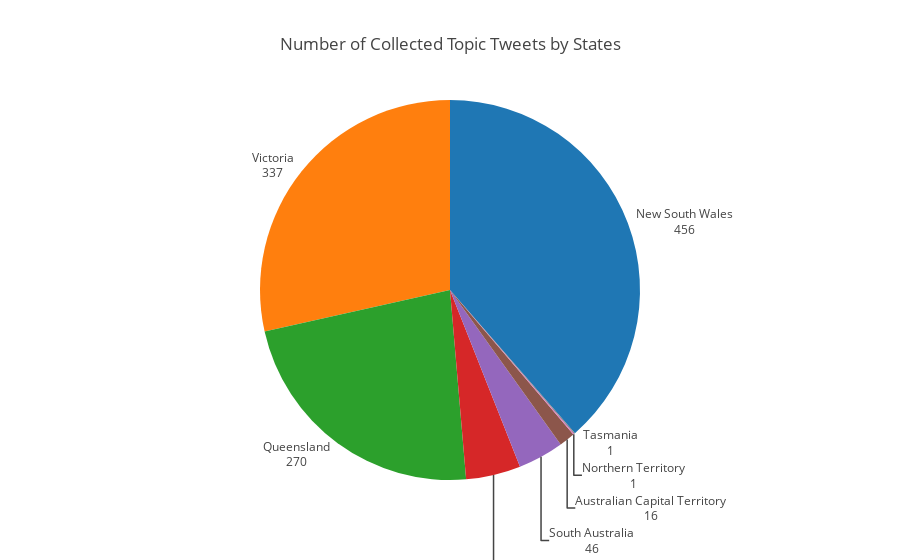

Notebook cell for this chart:
### Code cell
labels = plot_df.index.values.tolist()
values = plot_df.values.ravel().tolist()
trace = go.Pie(labels=labels, values=values, 
               hoverinfo='label+percent', sort=True, showlegend=False,
               textinfo='value+label', textposition='outside')
layout = go.Layout(title='Number of Collected Topic Tweets by States')
fig = go.Figure(data=[trace], layout=layout)
plotly.offline.iplot(fig, filename='basic_pie_chart')

### Figure 1 — Plotly figure (JSON) as saved in the notebook; plotly's stock layout.template omitted (floating-point values rounded to 4 significant figures)
{"data": [{"hoverinfo": "label+percent", "labels": ["New South Wales", "Victoria", "Queensland", "Western Australia", "South Australia", "Australian Capital Territory", "Northern Territory", "Tasmania"], "showlegend": false, "sort": true, "textinfo": "value+label", "textposition": "outside", "type": "pie", "values": [456, 337, 270, 55, 46, 16, 1, 1]}], "layout": {"title": "Number of Collected Topic Tweets by States"}}
